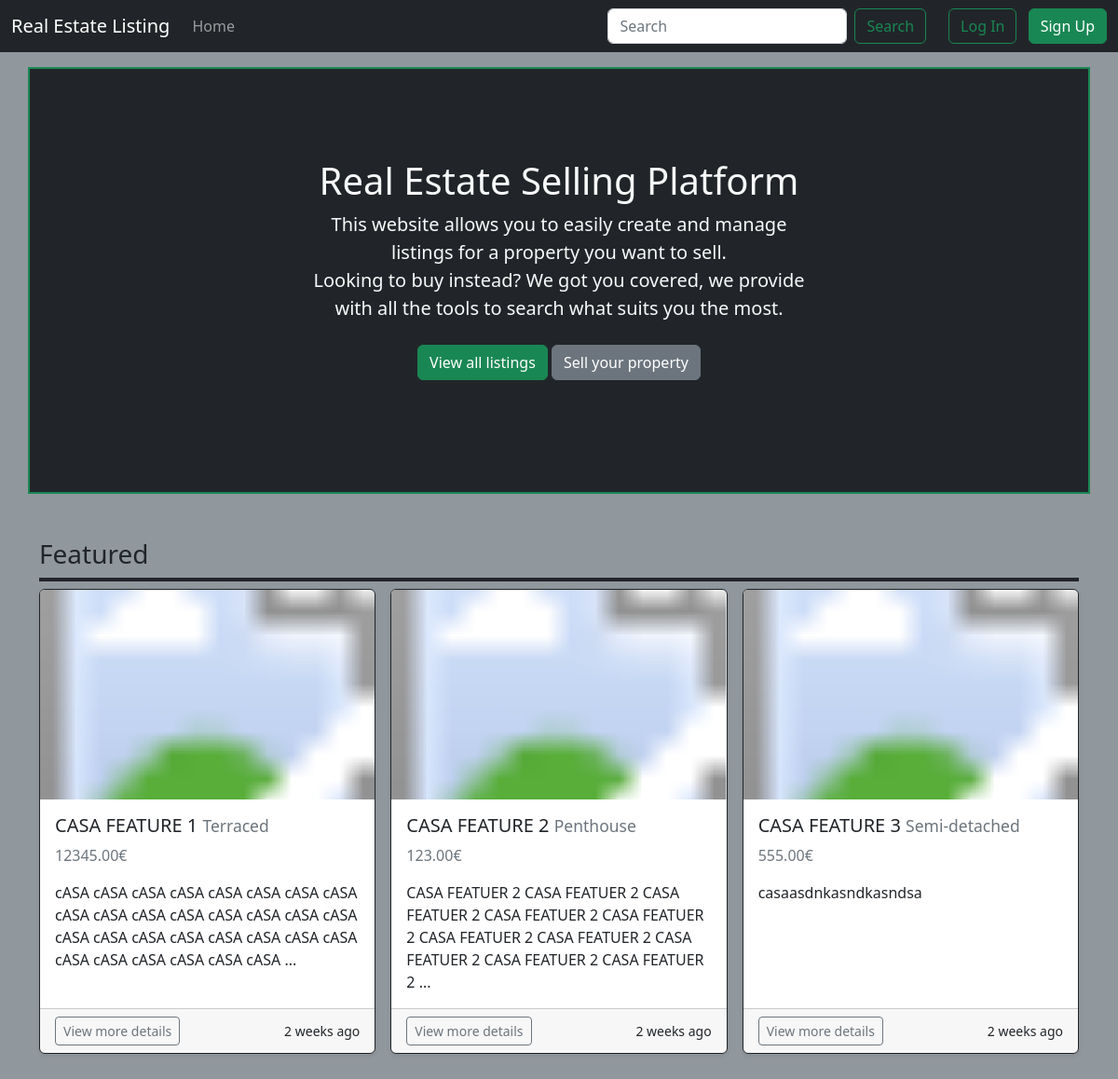
The page / on the database its author committed.
### listings/models.py (models this page shows, shortened)
class Listing(models.Model):
    title = models.CharField(max_length=100)
    description = models.TextField()
    price = models.DecimalField(max_digits=10, decimal_places=2)
    bedrooms = models.PositiveIntegerField()
    bathrooms = models.PositiveIntegerField()
    square_metres = models.PositiveIntegerField()
    listing_location = models.CharField(max_length=200)
    image = models.ImageField(upload_to=listing_image_directory_path, blank=True, null=True)
    is_published = models.BooleanField()
    is_featured = models.BooleanField(default=False)
    list_date = models.DateTimeField(auto_now_add=True)
    owner = models.ForeignKey(
        settings.AUTH_USER_MODEL,
        on_delete=models.CASCADE
    )
    category = models.ForeignKey(Category, on_delete=models.SET_NULL, null=True)

class Category(models.Model):
    name = models.CharField(max_length=50)
    slug = models.SlugField(unique=True)
    custom_objects = CustomCategoryManager()
    class Meta:
        verbose_name_plural = "Categories"
    def __str__(self):
        return self.name

### pages/views.py (the view)
# urls.py: path("", HomePageView.as_view(), name="home"),
class HomePageView(TemplateView):
    template_name = "home.html"
    def get_context_data(self, **kwargs):
        context = super().get_context_data(**kwargs)
        context["featured_listings"] = Listing.objects.filter(is_featured=True)
        return context

### pages/templatetags/custom_filters.py (called while the page is built)
@register.filter
def cut_after_chars(value, arg):
    if len(value) <= arg:
        return value
    words = value.split()
    result = ""
    count = 0
    for word in words:
        count += len(word) + 1 # +1 for the space after each word
        if count > arg:
            result += "..."
            break
        result += word + " "
    return result.strip() # remove the last space

### templates/home.html (shortened to what this page needs)
{% extends "base.html" %}
{% load custom_filters %}
{% block content %}
<section class="py-5 text-light text-center container border border-success border-2 bg-dark">
    <div class="row py-lg-5">
      <div class="col-lg-6 col-md-8 mx-auto">
        <h1 class="fw-light">Real Estate Selling Platform</h1>
        <p class="lead text-body-secondary">This website allows you to easily create and manage listings for a property you want to sell.<br>Looking to buy instead? We got you covered, we provide with all the tools to search what suits you the most.</p>
        <p>
            <a href="{% url 'property_list' %}" class="btn btn-success my-2">View all listings</a>
            {% if user.is_authenticated %}
            <a href="{% url 'listing_create' %}" class="btn btn-secondary my-2">Sell your property</a>
            {% else %}
            <a href="{% url 'login' %}" class="btn btn-secondary my-2">Sell your property</a>
            {% endif %}
        </p>
      </div>
    </div>
</section>
<div class="album py-5 bg-body-tertiary">
    <div class="container">
        <h3 class="border-bottom border-dark border-4 pb-2">Featured</h3>
      <div class="row row-cols-1 row-cols-sm-2 row-cols-md-3 g-3">
        {% for listing in featured_listings %}
        <div class="col">
          <div class="card h-100 d-flex shadow-sm border border-1 border-dark">
            <svg class="bd-placeholder-img card-img-top" width="100%" height="225" xmlns="http://www.w3.org/2000/svg" role="img" aria-label="Placeholder: Thumbnail" preserveAspectRatio="xMidYMid slice" focusable="false">
                {% if listing.image %}
                <image href="{{ listing.image.url }}" width="100%" height="100%" preserveAspectRatio="xMidYMid slice"/>
                {% else %}
                <title>Placeholder</title>
                <rect width="100%" height="100%" fill="#55595c"/>
                <text x="50%" y="50%" fill="#eceeef" dy=".3em">Thumbnail</text>
                {% endif %}
            </svg>
            <div class="card-body d-flex flex-column">
                <h5 class="card-title">
                    {{ listing.title }}
                    <span class="text-muted small">{{ listing.category }}</span>
                </h5>
                <p class="card-text text-secondary">{{ listing.price }}€</p>
                <p class="card-text text-fill">{{ listing.description|cut_after_chars:150 }}</p>
            </div>
            <div class="card-footer">
              <div class="d-flex justify-content-between align-items-center">
                  <div class="btn-group">
                      <a href="{% url 'property_detail' listing.pk %}" class="btn btn-sm btn-outline-secondary">View more details</a>
                  </div>
                  <small class="text-body-secondary">{{ listing.list_date|timesince }} ago</small>
              </div>
            </div>
          </div>
        </div>
        {% endfor %}
      </div>
    </div>
  </div>
{% endblock content %}

### rows shown on the page
Listing: title "CASA FEATURE 1", category "Terraced", price "12345.00", description "cASA cASA cASA cASA cASA cASA cASA cASA cASA cASA cASA cASA cASA cASA cASA cASA cASA cASA cASA cASA cASA cASA cASA cASA cASA cASA cASA cASA cASA cASA ...", list_date "2 weeks"
Listing: title "CASA FEATURE 2", category "Penthouse", price "123.00", description "CASA FEATUER 2 CASA FEATUER 2 CASA FEATUER 2 CASA FEATUER 2 CASA FEATUER 2 CASA FEATUER 2 CASA FEATUER 2 CASA FEATUER 2 CASA FEATUER 2 CASA FEATUER 2 ...", list_date "2 weeks"
Listing: title "CASA FEATURE 3", category "Semi-detached", price "555.00", description "casaasdnkasndkasndsa", list_date "2 weeks"
